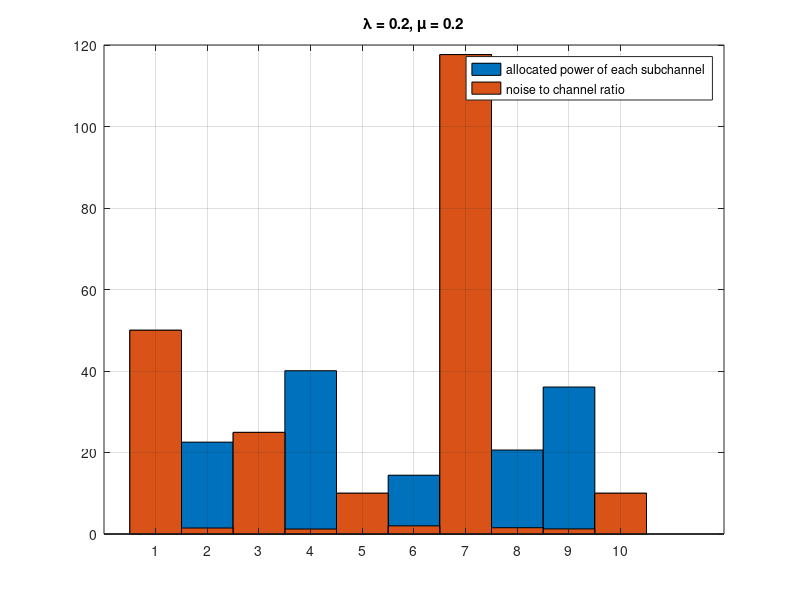
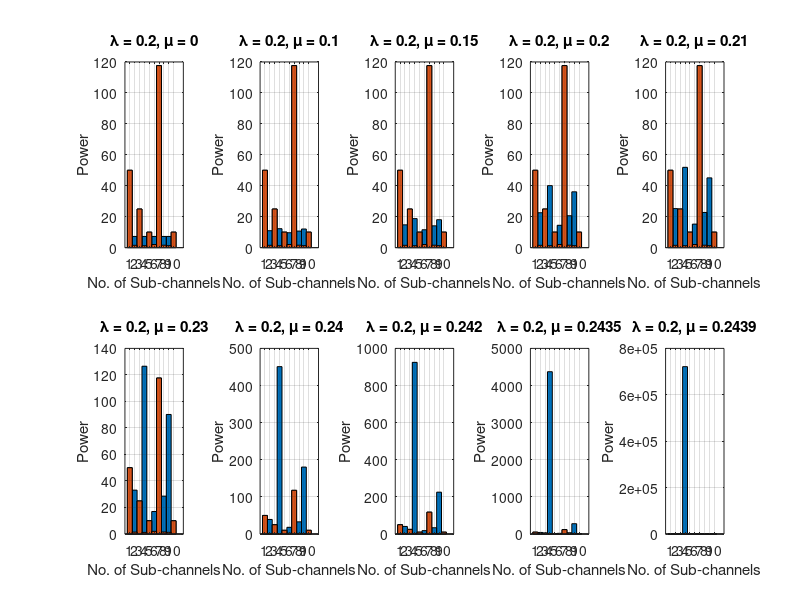

The MATLAB source for these figures, in order: (Note: this script raises an error after producing the figures.)
clc
clear all
close all
%% initialization
Nc = 10;
N = 1;
lambda = 0.2;
mu = 0.2;
h = [.1+.1i, .2+.8i, .01+.2i, .1+.9i, .3+.1i, .1+.7i, .09+.02i, .1+.8i, .4+.8i, .1+.3i];
h_2 = abs(h).^2;

%% calaulate the power allocation
P = 1./((lambda - mu.*h_2) * log(2)) - N ./h_2;
P(P<=0) = 0;
% check validation of the result by assuming Pn is zero
validation = h_2./(N * log(2)) - lambda + mu .* h_2;
%% plot
figure(1);
carrierNoise = N ./ h_2;
bar(P+carrierNoise, 1);
hold on;
bar(carrierNoise, 1);
grid on;
legend('allocated power of each subchannel', 'noise to channel ratio');
title(['\lambda = 0.2, \mu = 0.2']);

figure(2);
mu = [0,0.1,0.15,0.2,0.21,0.23,0.24,0.242,0.2435,0.2439];
for i = 1:size(mu,2)
    P = 1./((lambda - mu(i).*h_2) * log(2)) - N ./h_2;
    P(P<=0) = 0;
%     P_all(i,:) = P;
    subplot(2,5,i)
    bar(P+carrierNoise, 1);
    hold on;
    bar(carrierNoise, 1);
    title(['\lambda = 0.2, \mu = ', num2str(mu(i))]);
    grid on;
    hold off;
    ylabel('Power');
    xlabel('No. of Sub-channels');
end
sgtitle('power allocation with the increase of P_d');



